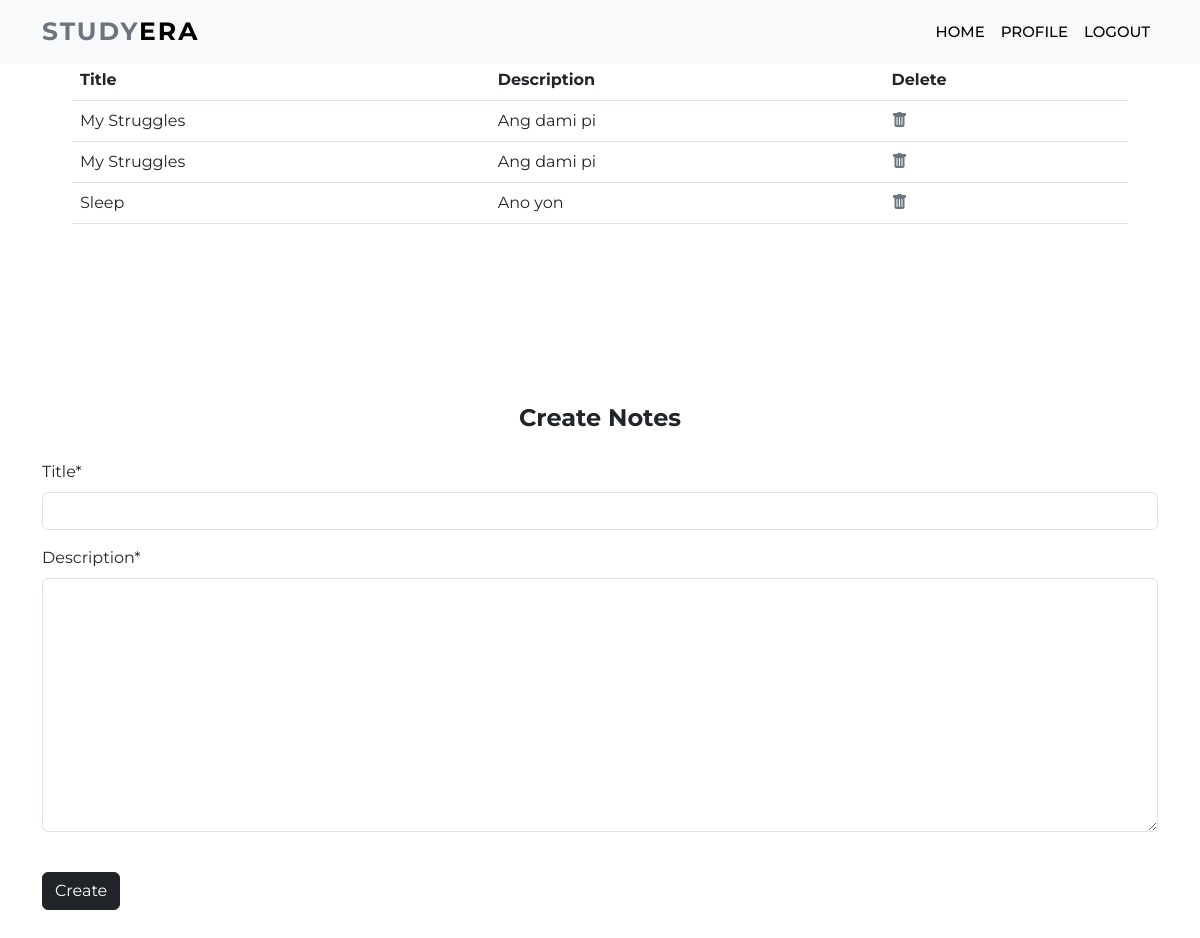
The app's page /notes (signed in) with its own data.
### dashboard/models.py (models this page shows, shortened)
class Notes(models.Model):
    user = models.ForeignKey(User, on_delete=models.CASCADE)
    title = models.CharField(max_length=200)
    description = models.TextField()
    class Meta:
        verbose_name = "notes"
        verbose_name_plural = "notes"

### dashboard/views.py (the view)
# urls.py: path('notes',views.notes,name="notes"),
def notes(request):
    if request.method == "POST":
        form= NotesForm(request.POST)
        if form.is_valid():
            notes = Notes(user=request.user,title=request.POST['title'],description=request.POST['description'])
            notes.save()
    else:
        form = NotesForm()
    notes = Notes.objects.filter(user=request.user)
    context = {'notes':notes,'form':form}
    return render(request,'dashboard/notes.html',context)

### dashboard/forms.py
class NotesForm(forms.ModelForm):
    class Meta:
        model = Notes
        fields = ['title','description']

### dashboard/templates/dashboard/notes.html (shortened to what this page needs)
{% extends 'dashboard/home.html' %}
{% load static %}
{% load crispy_forms_tags %}
{% block content %}
<nav class="navbar navbar-expand-lg navbar-light bg-light fixed-top">
    <div class="container">
        <a class="navbar-brand" href="{% url 'home' %}"><span class="text-secondary">STUDY</span>ERA</a>
        <div class="collapse navbar-collapse" id="navbarSupportedContent">
            <ul class="navbar-nav ms-auto mb-2 mb-lg-0">
                <li class="nav-item">
                    <a class="nav-link" href="{% url 'home' %}">Home</a>
                </li>
                <li class="nav-item">
                    <a class="nav-link" href="{% url 'profile' %}">Profile</a>
                </li>
                <li class="nav-item">
                    <a class="nav-link" href="{% url 'homepage' %}">Logout</a>
                </li>
            </ul>
        </div>
    </div>
</nav>
<section style="padding: 5%">
    <div class="container">
        <table class="table">
            <thead>
                <tr>
                    <th scope="col">Title</th>
                    <th scope="col">Description</th>
                    <th scope="col">Delete</th>
                </tr>
            </thead>
            {% for note in notes %}
            <tbody>
              <tr>
                <td scope="col">{{note.title}}</td>
                <td scope="col">{{note.description|slice:"0:100"}}</td>
                <td scope="col"><a class="link-secondary" href="{% url 'delete-note' note.id %}">
                    <i class="bi bi-trash-fill"></i></a></td>
              </tr>
            </tbody>
            {% endfor %}
          </table>
    </div>
</section>
<section class="services section-padding" id="services">
    <div class="container">
        <form method="POST">
            <fieldset class="form-group">
                <legend class="mb-4 text-center"><strong>Create Notes</strong></legend>
            </fieldset>
            {{form|crispy}}
            <br><div class="form-group">
                <button href="" class="btn btn-dark text-center" type="submit">
                    Create
                </button>
            </div>
        </form>
        <div class="row m-0">
            <div class="col-md-12 p-0 pt-4 pb-4">
            </div>
        </div>
    </div>
</section>
{% endblock content %}

### static/css/style.css (style rules this page uses)
* { font-family: 'Montserrat', sans-serif; }
.section-padding { padding: 100px 0; }
.navbar-nav a { font-size: 15px; text-transform: uppercase; font-weight: 500; }
.navbar-light .navbar-brand { color: #000; font-size: 25px; text-transform: uppercase; font-weight: bold; letter-spacing: 2px; }
.navbar-light .navbar-nav .nav-link { color: #000; }

### records on screen
Notes: title "My Struggles", description "Ang dami pi"
Notes: title "My Struggles", description "Ang dami pi"
Notes: title "Sleep", description "Ano yon"
